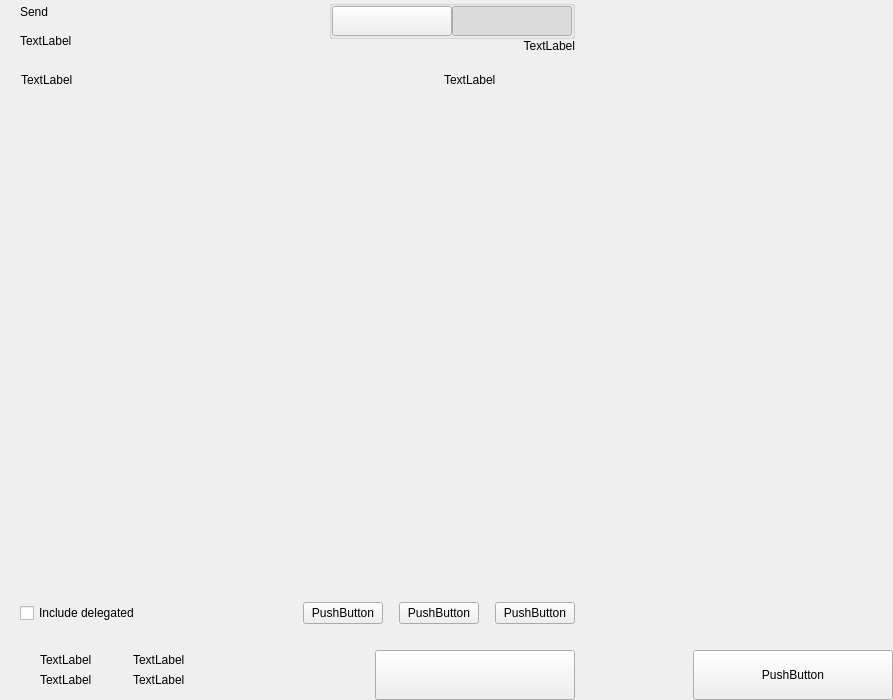
<?xml version="1.0" encoding="UTF-8"?>
<ui version="4.0">
 <class>send</class>
 <widget class="QWidget" name="send">
  <property name="geometry">
   <rect>
    <x>0</x>
    <y>0</y>
    <width>893</width>
    <height>700</height>
   </rect>
  </property>
  <property name="windowTitle">
   <string>Form</string>
  </property>
  <layout class="QHBoxLayout" name="horizontalLayout_2" stretch="2,1">
   <property name="spacing">
    <number>0</number>
   </property>
   <property name="leftMargin">
    <number>0</number>
   </property>
   <property name="topMargin">
    <number>0</number>
   </property>
   <property name="rightMargin">
    <number>0</number>
   </property>
   <property name="bottomMargin">
    <number>0</number>
   </property>
   <item>
    <widget class="QWidget" name="left" native="true">
     <layout class="QVBoxLayout" name="verticalLayout_3">
      <property name="spacing">
       <number>0</number>
      </property>
      <property name="leftMargin">
       <number>0</number>
      </property>
      <property name="topMargin">
       <number>0</number>
      </property>
      <property name="rightMargin">
       <number>0</number>
      </property>
      <property name="bottomMargin">
       <number>0</number>
      </property>
      <item>
       <layout class="QVBoxLayout" name="verticalLayout_22" stretch="0,0,0,1,0,0,0,0">
        <property name="spacing">
         <number>0</number>
        </property>
        <item>
         <layout class="QHBoxLayout" name="horizontalLayout_3">
          <property name="spacing">
           <number>0</number>
          </property>
          <property name="leftMargin">
           <number>20</number>
          </property>
          <property name="rightMargin">
           <number>20</number>
          </property>
          <item>
           <layout class="QVBoxLayout" name="verticalLayout">
            <property name="spacing">
             <number>5</number>
            </property>
            <item>
             <widget class="QLabel" name="labelTitle">
              <property name="text">
               <string>Send</string>
              </property>
              <property name="alignment">
               <set>Qt::AlignLeading|Qt::AlignLeft|Qt::AlignVCenter</set>
              </property>
             </widget>
            </item>
            <item>
             <widget class="QLabel" name="labelSubtitle1">
              <property name="text">
               <string>TextLabel</string>
              </property>
             </widget>
            </item>
           </layout>
          </item>
          <item>
           <spacer name="horizontalSpacer">
            <property name="orientation">
             <enum>Qt::Horizontal</enum>
            </property>
            <property name="sizeHint" stdset="0">
             <size>
              <width>40</width>
              <height>20</height>
             </size>
            </property>
           </spacer>
          </item>
          <item>
           <layout class="QVBoxLayout" name="verticalLayout_6">
            <property name="spacing">
             <number>0</number>
            </property>
            <item>
             <widget class="QGroupBox" name="groupBox">
              <property name="title">
               <string/>
              </property>
              <property name="alignment">
               <set>Qt::AlignLeading|Qt::AlignLeft|Qt::AlignTop</set>
              </property>
              <layout class="QHBoxLayout" name="horizontalLayout_4">
               <property name="spacing">
                <number>0</number>
               </property>
               <property name="leftMargin">
                <number>0</number>
               </property>
               <property name="topMargin">
                <number>0</number>
               </property>
               <property name="rightMargin">
                <number>0</number>
               </property>
               <property name="bottomMargin">
                <number>0</number>
               </property>
               <item>
                <widget class="QPushButton" name="pushLeft">
                 <property name="minimumSize">
                  <size>
                   <width>120</width>
                   <height>30</height>
                  </size>
                 </property>
                 <property name="maximumSize">
                  <size>
                   <width>120</width>
                   <height>30</height>
                  </size>
                 </property>
                 <property name="focusPolicy">
                  <enum>Qt::NoFocus</enum>
                 </property>
                 <property name="text">
                  <string/>
                 </property>
                 <property name="checkable">
                  <bool>true</bool>
                 </property>
                 <property name="autoExclusive">
                  <bool>true</bool>
                 </property>
                </widget>
               </item>
               <item>
                <widget class="QPushButton" name="pushRight">
                 <property name="minimumSize">
                  <size>
                   <width>120</width>
                   <height>30</height>
                  </size>
                 </property>
                 <property name="maximumSize">
                  <size>
                   <width>120</width>
                   <height>30</height>
                  </size>
                 </property>
                 <property name="focusPolicy">
                  <enum>Qt::NoFocus</enum>
                 </property>
                 <property name="text">
                  <string/>
                 </property>
                 <property name="checkable">
                  <bool>true</bool>
                 </property>
                 <property name="checked">
                  <bool>true</bool>
                 </property>
                 <property name="autoExclusive">
                  <bool>true</bool>
                 </property>
                </widget>
               </item>
              </layout>
             </widget>
            </item>
            <item>
             <widget class="QLabel" name="labelSubtitle2">
              <property name="text">
               <string>TextLabel</string>
              </property>
              <property name="alignment">
               <set>Qt::AlignRight|Qt::AlignTrailing|Qt::AlignVCenter</set>
              </property>
             </widget>
            </item>
           </layout>
          </item>
         </layout>
        </item>
        <item>
         <spacer name="verticalSpacer_2">
          <property name="orientation">
           <enum>Qt::Vertical</enum>
          </property>
          <property name="sizeType">
           <enum>QSizePolicy::Fixed</enum>
          </property>
          <property name="sizeHint" stdset="0">
           <size>
            <width>20</width>
            <height>20</height>
           </size>
          </property>
         </spacer>
        </item>
        <item>
         <layout class="QHBoxLayout" name="horizontalLayout" stretch="6,0,2">
          <property name="spacing">
           <number>0</number>
          </property>
          <property name="leftMargin">
           <number>10</number>
          </property>
          <property name="topMargin">
           <number>0</number>
          </property>
          <property name="rightMargin">
           <number>20</number>
          </property>
          <property name="bottomMargin">
           <number>0</number>
          </property>
          <item>
           <widget class="QLabel" name="labelSubtitleAddress">
            <property name="styleSheet">
             <string notr="true">margin-left:8px;</string>
            </property>
            <property name="text">
             <string>TextLabel</string>
            </property>
           </widget>
          </item>
          <item>
           <spacer name="horizontalSpacer_3">
            <property name="orientation">
             <enum>Qt::Horizontal</enum>
            </property>
            <property name="sizeType">
             <enum>QSizePolicy::Fixed</enum>
            </property>
            <property name="sizeHint" stdset="0">
             <size>
              <width>40</width>
              <height>1</height>
             </size>
            </property>
           </spacer>
          </item>
          <item>
           <widget class="QLabel" name="labelSubtitleAmount">
            <property name="text">
             <string>TextLabel</string>
            </property>
           </widget>
          </item>
         </layout>
        </item>
        <item>
         <widget class="QScrollArea" name="scrollArea">
          <property name="minimumSize">
           <size>
            <width>0</width>
            <height>350</height>
           </size>
          </property>
          <property name="styleSheet">
           <string notr="true">#scrollArea {
            background:transparent;
            margin-top:10px;
}</string>
          </property>
          <property name="horizontalScrollBarPolicy">
           <enum>Qt::ScrollBarAlwaysOff</enum>
          </property>
          <property name="sizeAdjustPolicy">
           <enum>QAbstractScrollArea::AdjustIgnored</enum>
          </property>
          <property name="widgetResizable">
           <bool>true</bool>
          </property>
          <property name="alignment">
           <set>Qt::AlignLeading|Qt::AlignLeft|Qt::AlignTop</set>
          </property>
          <widget class="QWidget" name="scrollAreaWidgetContents">
           <property name="geometry">
            <rect>
             <x>0</x>
             <y>0</y>
             <width>591</width>
             <height>16</height>
            </rect>
           </property>
           <property name="sizePolicy">
            <sizepolicy hsizetype="Preferred" vsizetype="Maximum">
             <horstretch>0</horstretch>
             <verstretch>0</verstretch>
            </sizepolicy>
           </property>
           <property name="autoFillBackground">
            <bool>false</bool>
           </property>
           <property name="styleSheet">
            <string notr="true">#scrollAreaWidgetContents {
             background:transparent;
             }</string>
           </property>
           <layout class="QVBoxLayout" name="verticalLayout_7">
            <property name="spacing">
             <number>0</number>
            </property>
            <property name="sizeConstraint">
             <enum>QLayout::SetDefaultConstraint</enum>
            </property>
            <property name="leftMargin">
             <number>0</number>
            </property>
            <property name="topMargin">
             <number>0</number>
            </property>
            <property name="rightMargin">
             <number>0</number>
            </property>
            <property name="bottomMargin">
             <number>0</number>
            </property>
           </layout>
          </widget>
         </widget>
        </item>
        <item>
         <spacer name="verticalSpacer_4">
          <property name="orientation">
           <enum>Qt::Vertical</enum>
          </property>
          <property name="sizeType">
           <enum>QSizePolicy::Fixed</enum>
          </property>
          <property name="sizeHint" stdset="0">
           <size>
            <width>20</width>
            <height>20</height>
           </size>
          </property>
         </spacer>
        </item>
        <item>
         <layout class="QHBoxLayout" name="horizontalLayout_20">
          <property name="spacing">
           <number>6</number>
          </property>
          <property name="leftMargin">
           <number>20</number>
          </property>
          <property name="rightMargin">
           <number>20</number>
          </property>
          <item>
           <widget class="QCheckBox" name="checkBoxDelegations">
            <property name="layoutDirection">
             <enum>Qt::LeftToRight</enum>
            </property>
            <property name="text">
             <string>Include delegated</string>
            </property>
           </widget>
          </item>
          <item>
           <spacer name="horizontalSpacer_4">
            <property name="orientation">
             <enum>Qt::Horizontal</enum>
            </property>
            <property name="sizeHint" stdset="0">
             <size>
              <width>10</width>
              <height>20</height>
             </size>
            </property>
           </spacer>
          </item>
          <item>
           <widget class="QPushButton" name="pushButtonFee">
            <property name="focusPolicy">
             <enum>Qt::NoFocus</enum>
            </property>
            <property name="text">
             <string>PushButton</string>
            </property>
           </widget>
          </item>
          <item>
           <spacer name="horizontalSpacer_11">
            <property name="orientation">
             <enum>Qt::Horizontal</enum>
            </property>
            <property name="sizeType">
             <enum>QSizePolicy::Minimum</enum>
            </property>
            <property name="sizeHint" stdset="0">
             <size>
              <width>10</width>
              <height>20</height>
             </size>
            </property>
           </spacer>
          </item>
          <item>
           <widget class="QPushButton" name="pushButtonClear">
            <property name="focusPolicy">
             <enum>Qt::NoFocus</enum>
            </property>
            <property name="layoutDirection">
             <enum>Qt::RightToLeft</enum>
            </property>
            <property name="text">
             <string>PushButton</string>
            </property>
           </widget>
          </item>
          <item>
           <spacer name="horizontalSpacer_6">
            <property name="orientation">
             <enum>Qt::Horizontal</enum>
            </property>
            <property name="sizeType">
             <enum>QSizePolicy::Fixed</enum>
            </property>
            <property name="sizeHint" stdset="0">
             <size>
              <width>10</width>
              <height>20</height>
             </size>
            </property>
           </spacer>
          </item>
          <item>
           <widget class="QPushButton" name="pushButtonAddRecipient">
            <property name="focusPolicy">
             <enum>Qt::NoFocus</enum>
            </property>
            <property name="text">
             <string>PushButton</string>
            </property>
           </widget>
          </item>
         </layout>
        </item>
        <item>
         <spacer name="verticalSpacer">
          <property name="orientation">
           <enum>Qt::Vertical</enum>
          </property>
          <property name="sizeType">
           <enum>QSizePolicy::Fixed</enum>
          </property>
          <property name="sizeHint" stdset="0">
           <size>
            <width>20</width>
            <height>16</height>
           </size>
          </property>
         </spacer>
        </item>
        <item>
         <layout class="QHBoxLayout" name="horizontalLayout_7">
          <property name="rightMargin">
           <number>20</number>
          </property>
          <item>
           <layout class="QHBoxLayout" name="horizontalLayout_10">
            <property name="spacing">
             <number>0</number>
            </property>
            <property name="leftMargin">
             <number>8</number>
            </property>
            <item>
             <widget class="QStackedWidget" name="stackedWidget">
              <property name="minimumSize">
               <size>
                <width>0</width>
                <height>60</height>
               </size>
              </property>
              <property name="maximumSize">
               <size>
                <width>16777215</width>
                <height>60</height>
               </size>
              </property>
              <widget class="QWidget" name="page1">
               <layout class="QVBoxLayout" name="verticalLayout_71" stretch="0">
                <property name="spacing">
                 <number>6</number>
                </property>
                <property name="leftMargin">
                 <number>12</number>
                </property>
                <property name="topMargin">
                 <number>0</number>
                </property>
                <property name="rightMargin">
                 <number>0</number>
                </property>
                <property name="bottomMargin">
                 <number>0</number>
                </property>
                <item>
                 <widget class="QWidget" name="coinWidget" native="true">
                  <property name="minimumSize">
                   <size>
                    <width>0</width>
                    <height>60</height>
                   </size>
                  </property>
                  <property name="maximumSize">
                   <size>
                    <width>16777215</width>
                    <height>60</height>
                   </size>
                  </property>
                  <layout class="QHBoxLayout" name="horizontalLayout_9">
                   <property name="spacing">
                    <number>0</number>
                   </property>
                   <property name="leftMargin">
                    <number>20</number>
                   </property>
                   <property name="topMargin">
                    <number>10</number>
                   </property>
                   <property name="rightMargin">
                    <number>20</number>
                   </property>
                   <property name="bottomMargin">
                    <number>10</number>
                   </property>
                   <item>
                    <layout class="QVBoxLayout" name="verticalSend">
                     <property name="spacing">
                      <number>0</number>
                     </property>
                     <item>
                      <widget class="QLabel" name="labelTitleTotalSend">
                       <property name="text">
                        <string>TextLabel</string>
                       </property>
                      </widget>
                     </item>
                     <item>
                      <widget class="QLabel" name="labelAmountSend">
                       <property name="text">
                        <string>TextLabel</string>
                       </property>
                      </widget>
                     </item>
                    </layout>
                   </item>
                   <item>
                    <spacer name="horizontalSpacer_9">
                     <property name="orientation">
                      <enum>Qt::Horizontal</enum>
                     </property>
                     <property name="sizeType">
                      <enum>QSizePolicy::Fixed</enum>
                     </property>
                     <property name="sizeHint" stdset="0">
                      <size>
                       <width>20</width>
                       <height>20</height>
                      </size>
                     </property>
                    </spacer>
                   </item>
                   <item>
                    <widget class="QLabel" name="labelLine">
                     <property name="minimumSize">
                      <size>
                       <width>1</width>
                       <height>0</height>
                      </size>
                     </property>
                     <property name="maximumSize">
                      <size>
                       <width>1</width>
                       <height>16777215</height>
                      </size>
                     </property>
                     <property name="text">
                      <string/>
                     </property>
                    </widget>
                   </item>
                   <item>
                    <spacer name="horizontalSpacer_10">
                     <property name="orientation">
                      <enum>Qt::Horizontal</enum>
                     </property>
                     <property name="sizeType">
                      <enum>QSizePolicy::Fixed</enum>
                     </property>
                     <property name="sizeHint" stdset="0">
                      <size>
                       <width>20</width>
                       <height>20</height>
                      </size>
                     </property>
                    </spacer>
                   </item>
                   <item>
                    <layout class="QVBoxLayout" name="verticalRemaining">
                     <property name="spacing">
                      <number>0</number>
                     </property>
                     <item>
                      <widget class="QLabel" name="labelTitleTotalRemaining">
                       <property name="text">
                        <string>TextLabel</string>
                       </property>
                      </widget>
                     </item>
                     <item>
                      <widget class="QLabel" name="labelAmountRemaining">
                       <property name="text">
                        <string>TextLabel</string>
                       </property>
                      </widget>
                     </item>
                    </layout>
                   </item>
                  </layout>
                 </widget>
                </item>
               </layout>
              </widget>
              <widget class="QWidget" name="page_2"/>
             </widget>
            </item>
           </layout>
          </item>
          <item>
           <spacer name="horizontalSpacer_5">
            <property name="orientation">
             <enum>Qt::Horizontal</enum>
            </property>
            <property name="sizeType">
             <enum>QSizePolicy::Expanding</enum>
            </property>
            <property name="sizeHint" stdset="0">
             <size>
              <width>40</width>
              <height>20</height>
             </size>
            </property>
           </spacer>
          </item>
          <item alignment="Qt::AlignBottom">
           <widget class="QPushButton" name="pushButtonSave">
            <property name="minimumSize">
             <size>
              <width>200</width>
              <height>50</height>
             </size>
            </property>
            <property name="maximumSize">
             <size>
              <width>200</width>
              <height>50</height>
             </size>
            </property>
            <property name="focusPolicy">
             <enum>Qt::NoFocus</enum>
            </property>
            <property name="text">
             <string/>
            </property>
           </widget>
          </item>
         </layout>
        </item>
       </layout>
      </item>
     </layout>
    </widget>
   </item>
   <item>
    <widget class="QWidget" name="right" native="true">
     <layout class="QVBoxLayout" name="verticalLayout_5">
      <property name="leftMargin">
       <number>0</number>
      </property>
      <property name="topMargin">
       <number>0</number>
      </property>
      <property name="rightMargin">
       <number>0</number>
      </property>
      <property name="bottomMargin">
       <number>0</number>
      </property>
      <item>
       <layout class="QVBoxLayout" name="verticalLayout_4">
        <property name="spacing">
         <number>6</number>
        </property>
        <item>
         <widget class="OptionButton" name="btnCoinControl" native="true">
          <property name="minimumSize">
           <size>
            <width>0</width>
            <height>50</height>
           </size>
          </property>
         </widget>
        </item>
        <item>
         <widget class="OptionButton" name="btnChangeAddress" native="true">
          <property name="minimumSize">
           <size>
            <width>0</width>
            <height>50</height>
           </size>
          </property>
         </widget>
        </item>
        <item>
         <widget class="OptionButton" name="btnUri" native="true">
          <property name="minimumSize">
           <size>
            <width>0</width>
            <height>50</height>
           </size>
          </property>
         </widget>
        </item>
        <item>
         <spacer name="verticalSpacer_5">
          <property name="orientation">
           <enum>Qt::Vertical</enum>
          </property>
          <property name="sizeHint" stdset="0">
           <size>
            <width>20</width>
            <height>40</height>
           </size>
          </property>
         </spacer>
        </item>
        <item>
         <layout class="QHBoxLayout" name="horizontalLayout_8">
          <item>
           <spacer name="horizontalSpacer_7">
            <property name="orientation">
             <enum>Qt::Horizontal</enum>
            </property>
            <property name="sizeHint" stdset="0">
             <size>
              <width>40</width>
              <height>20</height>
             </size>
            </property>
           </spacer>
          </item>
          <item>
           <widget class="QPushButton" name="pushButtonReset">
            <property name="minimumSize">
             <size>
              <width>200</width>
              <height>50</height>
             </size>
            </property>
            <property name="maximumSize">
             <size>
              <width>200</width>
              <height>50</height>
             </size>
            </property>
            <property name="focusPolicy">
             <enum>Qt::NoFocus</enum>
            </property>
            <property name="text">
             <string>PushButton</string>
            </property>
           </widget>
          </item>
         </layout>
        </item>
       </layout>
      </item>
     </layout>
    </widget>
   </item>
  </layout>
 </widget>
 <customwidgets>
  <customwidget>
   <class>OptionButton</class>
   <extends>QWidget</extends>
   <header>qt/digidinar/optionbutton.h</header>
   <container>1</container>
  </customwidget>
 </customwidgets>
 <resources/>
 <connections/>
</ui>
